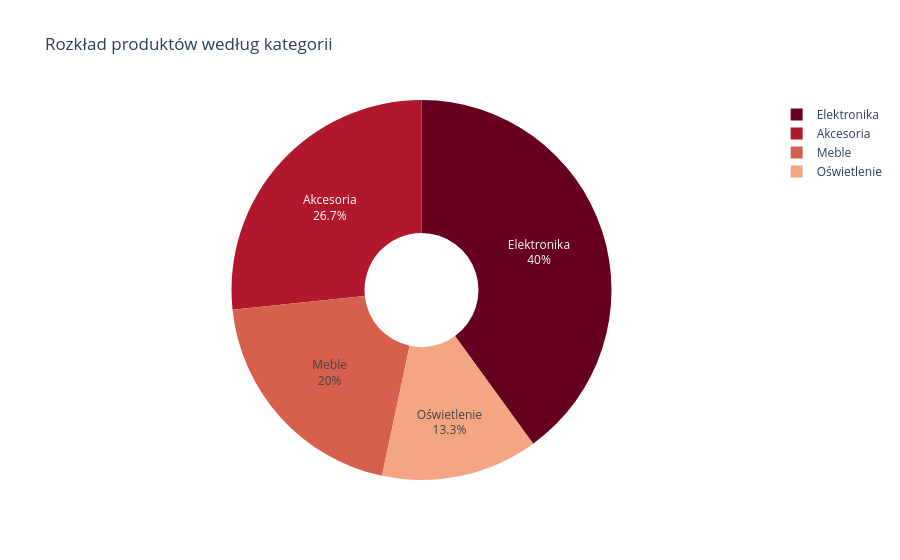

Notebook code for this chart:
### Markdown cell above
## 9. Wizualizacja - Liczba produktów per kategoria (pie chart)

### Code cell
# Wykres kołowy - rozkład produktów
fig3 = px.pie(
    df_avg,
    values='liczba_produktow',
    names='kategoria',
    title='Rozkład produktów według kategorii',
    color_discrete_sequence=px.colors.sequential.RdBu,
    hole=0.3  # Donut chart (dziura w środku)
)

fig3.update_traces(
    textposition='inside',
    textinfo='percent+label'
)

fig3.show()

### Figure 1 — Plotly figure (JSON) as saved in the notebook; plotly's stock layout.template omitted (floating-point values rounded to 4 significant figures)
{"data": [{"domain": {"x": [0, 1], "y": [0, 1]}, "hole": 0.3, "hovertemplate": "kategoria=%{label}<br>liczba_produktow=%{value}<extra></extra>", "labels": ["Elektronika", "Meble", "Oświetlenie", "Akcesoria"], "legendgroup": "", "name": "", "showlegend": true, "textinfo": "percent+label", "textposition": "inside", "type": "pie", "values": [6, 3, 2, 4]}], "layout": {"legend": {"tracegroupgap": 0}, "piecolorway": ["rgb(103,0,31)", "rgb(178,24,43)", "rgb(214,96,77)", "rgb(244,165,130)", "rgb(253,219,199)", "rgb(247,247,247)", "rgb(209,229,240)", "rgb(146,197,222)", "rgb(67,147,195)", "rgb(33,102,172)", "rgb(5,48,97)"], "title": {"text": "Rozkład produktów według kategorii"}}}
